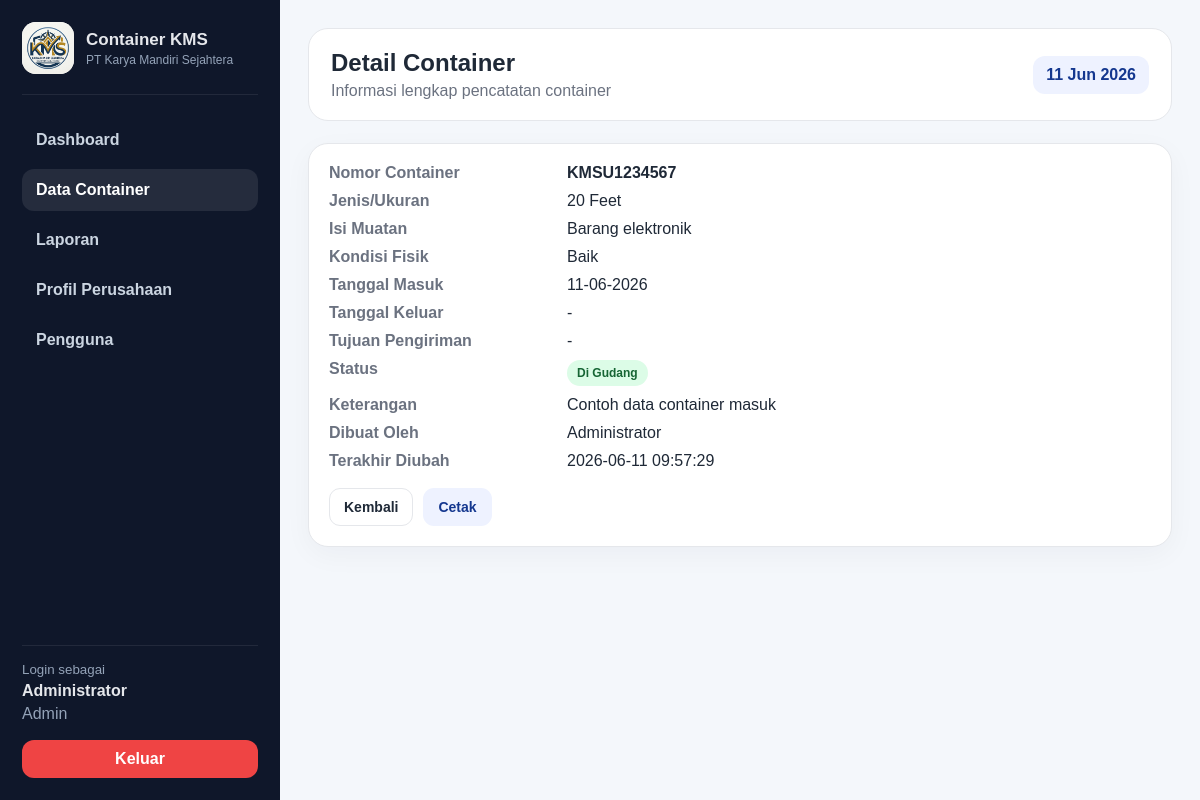
The app's page /containers/detail.php?id=1 (signed in) with its own data.
### tables this page shows
CREATE TABLE containers (
    id INT AUTO_INCREMENT PRIMARY KEY,
    nomor_container VARCHAR(30) NOT NULL UNIQUE,
    jenis_ukuran VARCHAR(50) NOT NULL,
    isi_muatan VARCHAR(150) NULL,
    kondisi_fisik VARCHAR(100) NULL,
    tanggal_masuk DATE NOT NULL,
    tanggal_keluar DATE NULL,
    tujuan_pengiriman VARCHAR(150) NULL,
    status ENUM('di_gudang','keluar') NOT NULL DEFAULT 'di_gudang',
    keterangan TEXT NULL,
    created_by INT NULL,
    created_at DATETIME NULL,
    updated_at DATETIME NULL,
    CONSTRAINT fk_containers_user FOREIGN KEY (created_by) REFERENCES users(id) ON DELETE SET NULL
);

CREATE TABLE users (
    id INT AUTO_INCREMENT PRIMARY KEY,
    name VARCHAR(100) NOT NULL,
    username VARCHAR(50) NOT NULL UNIQUE,
    password VARCHAR(255) NOT NULL,
    role ENUM('admin','staf_gudang','pimpinan') NOT NULL DEFAULT 'staf_gudang',
    is_active TINYINT(1) NOT NULL DEFAULT 1,
    created_at DATETIME NULL,
    updated_at DATETIME NULL
);

### config/app.php (called while the page is built, shortened)
<?php
function url(string $path = ''): string
{
    $base = rtrim(BASE_URL, '/');
    $path = ltrim($path, '/');
    return ($base === '' ? '' : $base) . '/' . $path;
}

### containers/detail.php (the view, shortened to what this page needs)
<?php
require_once __DIR__ . '/../includes/auth.php';
$id = (int) ($_GET['id'] ?? 0);
$stmt = $pdo->prepare('SELECT c.*, u.name AS created_by_name FROM containers c LEFT JOIN users u ON u.id = c.created_by WHERE c.id = ?');
$stmt->execute([$id]);
$c = $stmt->fetch();
$page_title = 'Detail Container';
$page_subtitle = 'Informasi lengkap pencatatan container';
require_once __DIR__ . '/../includes/header.php';
?>
<div class="card">
    <div class="detail-list">
        <div>Nomor Container</div><div><b><?= e($c['nomor_container']) ?></b></div>
        <div>Jenis/Ukuran</div><div><?= e($c['jenis_ukuran']) ?></div>
        <div>Isi Muatan</div><div><?= e($c['isi_muatan']) ?: '-' ?></div>
        <div>Kondisi Fisik</div><div><?= e($c['kondisi_fisik']) ?: '-' ?></div>
        <div>Tanggal Masuk</div><div><?= format_date($c['tanggal_masuk']) ?></div>
        <div>Tanggal Keluar</div><div><?= format_date($c['tanggal_keluar']) ?></div>
        <div>Tujuan Pengiriman</div><div><?= e($c['tujuan_pengiriman']) ?: '-' ?></div>
        <div>Status</div><div><?= status_badge($c['status']) ?></div>
        <div>Keterangan</div><div><?= nl2br(e($c['keterangan'])) ?: '-' ?></div>
        <div>Dibuat Oleh</div><div><?= e($c['created_by_name'] ?? '-') ?></div>
        <div>Terakhir Diubah</div><div><?= e($c['updated_at']) ?></div>
    </div>
    <div class="form-actions no-print"><a class="btn btn-outline" href="<?= url('containers/index.php') ?>">Kembali</a><button onclick="window.print()" class="btn btn-secondary">Cetak</button></div>
</div>
<?php require_once __DIR__ . '/../includes/footer.php'; ?>

### includes/header.php (shortened to what this page needs)
<?php
require_once __DIR__ . '/../config/app.php';
require_once __DIR__ . '/functions.php';
$user = current_user();
$current = basename($_SERVER['PHP_SELF']);
?>
<!doctype html>
<html lang="id">
<head>
    <link rel="stylesheet" href="<?= url('assets/css/style.css') ?>">
</head>
<body>
<div class="app-shell">
    <aside class="sidebar">
        <div class="brand">
    <div class="brand-logo" style="
    width: 52px;
    height: 52px;
    min-width: 52px;
    max-width: 52px;
    min-height: 52px;
    max-height: 52px;
    overflow: hidden;
    border-radius: 14px;
    background: #ffffff;
    display: flex;
    align-items: center;
    justify-content: center;
    flex-shrink: 0;
">
    <img src="<?= url('assets/img/logo-kms.png') ?>" alt="Logo KMS" style="
        width: 100%;
        height: 100%;
        max-width: 100%;
        max-height: 100%;
        object-fit: cover;
        display: block;
    ">
</div>
    <div>
        <h1>Container KMS</h1>
        <p><?= e(COMPANY_NAME) ?></p>
    </div>
</div>
        <nav class="menu">
            <a class="<?= $current === 'dashboard.php' ? 'active' : '' ?>" href="<?= url('dashboard.php') ?>">Dashboard</a>
            <a class="<?= strpos($_SERVER['REQUEST_URI'], '/containers/') !== false ? 'active' : '' ?>" href="<?= url('containers/index.php') ?>">Data Container</a>
            <a class="<?= strpos($_SERVER['REQUEST_URI'], '/reports/') !== false ? 'active' : '' ?>" href="<?= url('reports/index.php') ?>">Laporan</a>
            <a class="<?= $current === 'profile.php' ? 'active' : '' ?>" href="<?= url('profile.php') ?>">Profil Perusahaan</a>
            <?php if (is_role('admin')): ?>
                <a class="<?= strpos($_SERVER['REQUEST_URI'], '/users/') !== false ? 'active' : '' ?>" href="<?= url('users/index.php') ?>">Pengguna</a>
            <?php endif; ?>
        </nav>
        <div class="sidebar-footer">
            <small>Login sebagai</small>
            <strong><?= e($user['name'] ?? '-') ?></strong>
            <span><?= e(role_label($user['role'] ?? '-')) ?></span>
            <a class="logout" href="<?= url('logout.php') ?>">Keluar</a>
        </div>
    </aside>
    <main class="main-content">
        <header class="topbar">
            <div>
                <h2><?= e($page_title ?? APP_NAME) ?></h2>
                <p><?= e($page_subtitle ?? 'Pengelolaan data container secara terpusat dan terstruktur') ?></p>
            </div>
            <div class="topbar-date"><?= date('d M Y') ?></div>
        </header>

### includes/functions.php (shortened to what this page needs)
<?php
function e($value): string
{
    return htmlspecialchars((string) $value, ENT_QUOTES, 'UTF-8');
}
function current_user(): ?array
{
    return $_SESSION['user'] ?? null;
}
function is_role(string|array $roles): bool
{
    $user = current_user();
    $roles = (array) $roles;
    return in_array($user['role'], $roles, true);
}
function role_label(string $role): string
{
    return [
        'admin' => 'Admin',
        'staf_gudang' => 'Staf Gudang',
        'pimpinan' => 'Pimpinan',
    ][$role] ?? $role;
}
function status_badge(string $status): string
{
    $class = $status === 'keluar' ? 'badge-out' : 'badge-in';
    $label = $status === 'keluar' ? 'Keluar' : 'Di Gudang';
    return "<span class='badge {$class}'>{$label}</span>";
}
function format_date(?string $date): string
{
    if (!$date) return '-';
    $ts = strtotime($date);
    return $ts ? date('d-m-Y', $ts) : e($date);
}

### assets/css/style.css (style rules this page uses)
:root { --primary: #1f4ed8; --primary-dark: #14378f; --accent: #7c3aed; --bg: #f4f7fb; --surface: #ffffff; --text: #1f2937; --muted: #6b7280; --border: #e5e7eb; --danger: #dc2626; --success: #16a34a; --warning: #f59e0b; }
* { box-sizing: border-box; }
body { margin: 0; font-family: Arial, Helvetica, sans-serif; background: var(--bg); color: var(--text); }
a { color: inherit; text-decoration: none; }
.btn { display: inline-flex; align-items: center; justify-content: center; gap: 6px; padding: 10px 14px; border-radius: 11px; border: 1px solid transparent; font-weight: 700; cursor: pointer; font-size: 14px; }
.btn-secondary { background: #eef2ff; color: var(--primary-dark); }
.btn-outline { border-color: var(--border); background: #fff; color: var(--text); }
.app-shell { min-height: 100vh; display: flex; }
.sidebar { width: 280px; background: #0f172a; color: #e5e7eb; display: flex; flex-direction: column; padding: 22px; position: fixed; top: 0; bottom: 0; left: 0; }
.brand { display: flex; align-items: center; gap: 12px; padding-bottom: 20px; border-bottom: 1px solid rgba(255,255,255,.08); }
.brand-logo { width: 48px; height: 48px; background: linear-gradient(135deg, var(--primary), var(--accent)); display: flex; align-items: center; justify-content: center; border-radius: 14px; font-weight: 800; color: #fff; }
.brand h1 { font-size: 17px; margin: 0; }
.brand p { margin: 3px 0 0; font-size: 12px; color: #94a3b8; }
.menu { padding: 24px 0; display: grid; gap: 8px; }
.menu a { padding: 12px 14px; border-radius: 12px; color: #cbd5e1; font-weight: 700; }
.menu a.active, .menu a:hover { background: rgba(255,255,255,.09); color: #fff; }
.sidebar-footer { margin-top: auto; border-top: 1px solid rgba(255,255,255,.08); padding-top: 16px; display: grid; gap: 5px; }
.sidebar-footer small, .sidebar-footer span { color: #94a3b8; }
.logout { margin-top: 12px; background: #ef4444; padding: 10px 12px; border-radius: 12px; text-align: center; color: #fff; font-weight: 700; }
.main-content { margin-left: 280px; width: calc(100% - 280px); padding: 28px; }
.topbar { background: var(--surface); padding: 20px 22px; border-radius: 20px; border: 1px solid var(--border); display: flex; justify-content: space-between; align-items: center; margin-bottom: 22px; }
.topbar h2 { margin: 0; font-size: 24px; }
.topbar p { margin: 5px 0 0; color: var(--muted); }
.topbar-date { background: #eef2ff; color: var(--primary-dark); padding: 10px 13px; border-radius: 12px; font-weight: 700; }
.card { background: var(--surface); border: 1px solid var(--border); border-radius: 20px; padding: 20px; box-shadow: 0 8px 28px rgba(15,23,42,.04); }
.badge { display: inline-flex; padding: 6px 10px; border-radius: 999px; font-size: 12px; font-weight: 800; }
.badge-in { background: #dcfce7; color: #166534; }
.form-actions { display: flex; gap: 10px; margin-top: 18px; }
.detail-list { display: grid; grid-template-columns: 220px 1fr; gap: 10px 18px; }
.detail-list div:nth-child(odd) { color: var(--muted); font-weight: 700; }
.brand { display: flex; align-items: center; gap: 12px; }
.brand-logo { width: 52px !important; height: 52px !important; min-width: 52px !important; max-width: 52px !important; min-height: 52px !important; max-height: 52px !important; border-radius: 14px; overflow: hidden !important; background: #ffffff; display: flex; align-items: center; justify-content: center; flex-shrink: 0; }
.brand-logo img { width: 100% !important; height: 100% !important; max-width: 100% !important; max-height: 100% !important; object-fit: contain; display: block; }

### records on screen
containers: created_by.name "Administrator", nomor_container "KMSU1234567", jenis_ukuran "20 Feet", isi_muatan "Barang elektronik", kondisi_fisik "Baik", tanggal_masuk "11-06-2026", tanggal_keluar "-", tujuan_pengiriman "-", status "Di Gudang", keterangan "Contoh data container masuk", updated_at "2026-06-11 09:57:29"

### other values on screen
COMPANY_NAME "PT Karya Mandiri Sejahtera"
role_label($user['role'] ?? '-') "Admin"
$page_title "Detail Container"
$page_subtitle "Informasi lengkap pencatatan container"
